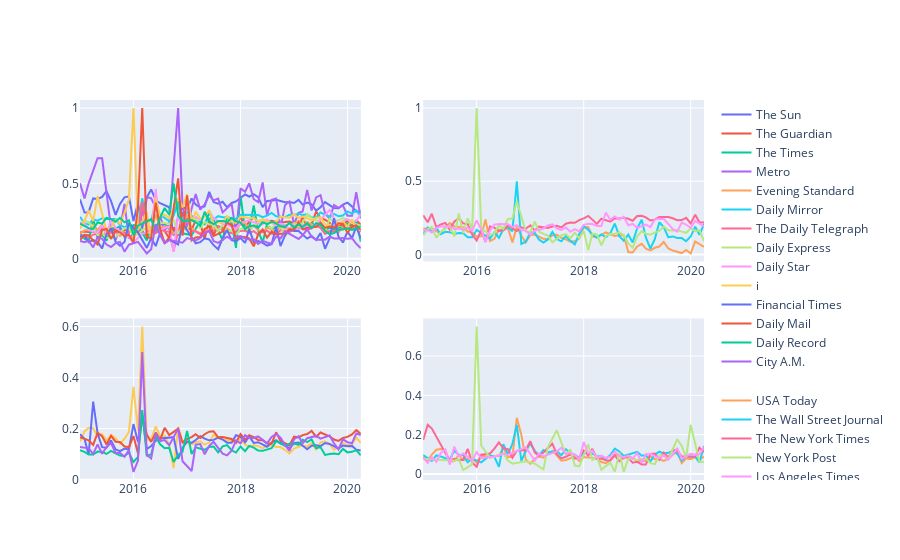

The notebook cell this image was saved under:
### Code cell
fig = make_subplots(rows=2, cols=2)

for i, (df, news_df) in enumerate(zip(dataframes, newspapers)):
    month_df = df.groupby('newspaper').resample('M', on='date').sum().reset_index()
    month_df['date'] = month_df['date'].dt.strftime("%Y-%m")
    month_df['fraction_female'] = month_df['counts_female'] / (month_df['counts_female'] + month_df['counts_male'] + month_df['counts_other'])
    female_quotes = month_df.loc[month_df['counts_female'] != 0]

    row = i // 2 + 1
    col = (i % 2) + 1
    
    for news in news_df['name']:
        female_news = female_quotes.loc[female_quotes['newspaper'] == news]
        fig.append_trace(go.Scatter(x=female_news['date'], y=female_news['fraction_female'], name=news, legendgroup=str(i)), row=row, col=col)

fig.update_layout(
    legend_tracegroupgap = 20,
)
fig.show()
